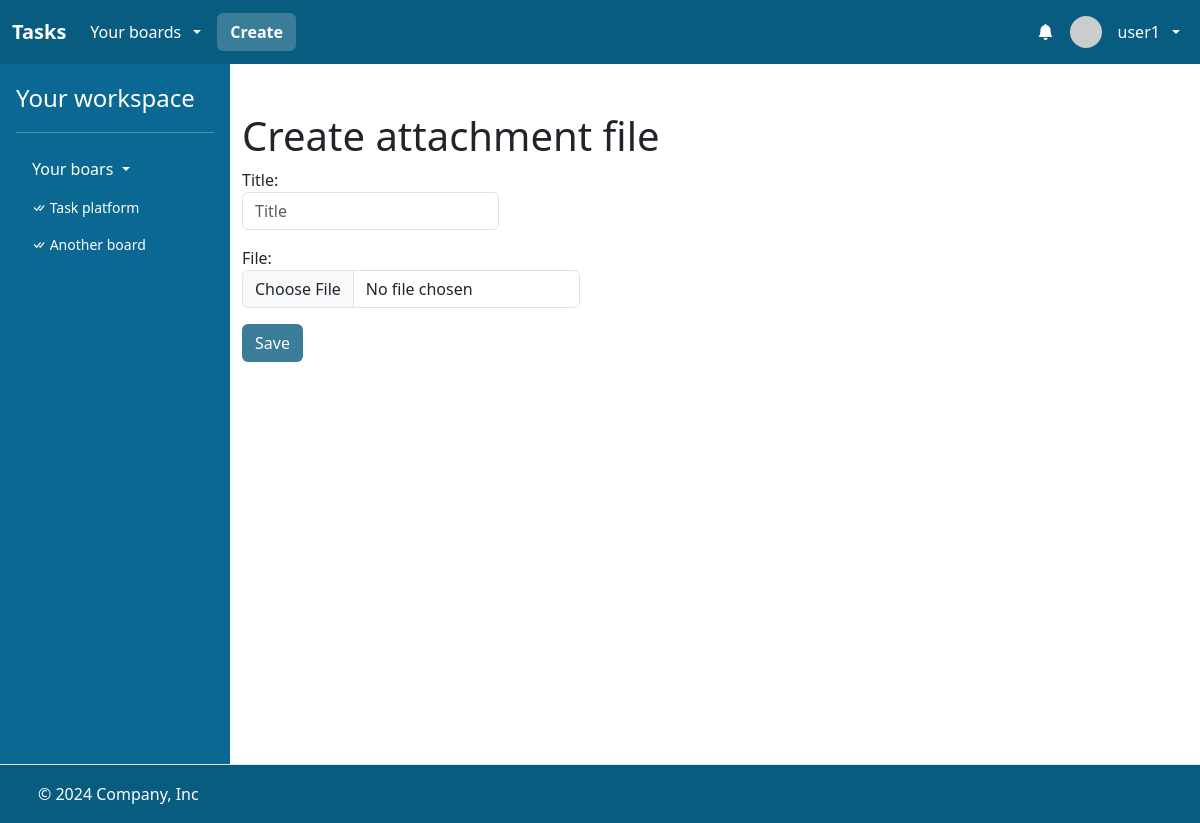
The app's page /cards/223/create_attachment_file_view (signed in) with its own data.
### task/models.py (models this page shows, shortened)
class User(AbstractUser):
    bio = models.CharField(max_length=256)

class Board(models.Model):
    name = models.CharField(max_length=256)
    description = models.CharField(max_length=256)
    members = models.ManyToManyField(User, related_name="boards")
    created_at = models.DateTimeField(auto_now_add=True)

### task/views/card_views.py (the view, shortened to what this page needs)
@login_required
def create_attachment_file_view(request, card_id):
    card = Card.objects.filter(id=card_id).first()
    if card is None:
        return apology(request, "Card does not exist!", 400)
    if request.user not in card.list.board.members.all():
        return apology(request, "Forbidden.", 403)
    form = CreateAttachmentForm(request.POST, request.FILES)
    return render(
        request,
        "task/create_attachment_file.html",
        {
            "card": card,
            "form": CreateAttachmentForm(),
            "boards": request.user.boards.all(),
        },
    )

### task/forms.py
class CreateAttachmentForm(forms.Form):
    template_name = "form_snippet.html"
    title = forms.CharField(
        max_length=256,
        required=False,
        widget=forms.DateTimeInput(
            attrs={"class": "form-control w-auto", "placeholder": "Title"}
        ),
    )
    file = forms.FileField(
        widget=forms.FileInput(attrs={"class": "form-control w-auto"})
    )

### task/templates/task/create_attachment_file.html (shortened to what this page needs)
{% extends "task/layout.html" %}
{% block main %}
    <div class="container">
        <div class="mt-5">
            <h1>Create attachment file</h1>
            <form action="{% url 'create_attachment_file_view' card.id %}" method="POST" enctype="multipart/form-data">
                {{ form }}
                <input class="btn" style="background: #397D99; color: white;" type="submit" value="Save">
            </form>
        </div>
    </div>
{% endblock %}

### task/templates/task/layout.html (shortened to what this page needs)
<!DOCTYPE html>
{% load static %}
{% load humanize %}
<html lang="en">
    <head>
        <link href="https://cdn.jsdelivr.net/npm/bootstrap@5.3.3/dist/css/bootstrap.min.css" rel="stylesheet">
        <link rel="stylesheet" href="https://cdn.jsdelivr.net/npm/bootstrap-icons@1.3.0/font/bootstrap-icons.css">
        <link href="{% static 'styles.css' %}" rel="stylesheet">
    </head>
    <body class="h-100vh">
        <div class="d-flex flex-column h-100">
            <header>
                <nav class="navbar navbar-expand-lg bg-custom-3"  data-bs-theme="dark">
                    <div class="container-fluid">
                      <a class="navbar-brand fw-bold" href="{% url 'index' %}">Tasks</a>
                      <div class="collapse navbar-collapse" id="navbarHeader">
                        <ul class="navbar-nav me-auto mb-2 mb-lg-0 d-flex align-items-center gap-2">
                            {% if user.is_authenticated %}
                                <li class="nav-item dropdown">
                                    <a class="nav-link dropdown-toggle text-white d-flex align-items-center gap-2" href="#" role="button" data-bs-toggle="dropdown" aria-expanded="false">
                                        <span>Your boards</span>
                                    </a>
                                </li>
                                <li class="nav-item">
                                    <a class="btn fw-bold text-white bg-custom-4" href="{% url 'create_board' %}">Create</a>
                                </li>
                          {% endif %}
                        </ul>
                        {% if user.is_authenticated %}
                        <ul class="navbar-nav ms-auto mb-2 mb-lg-0 f-flex align-items-center">
                            <li class="nav-item dropdown">
                                <a class="nav-link text-white d-relative d-flex align-items-center gap-2" href="#" role="button" id="dropdownMenuClickableInside" data-bs-toggle="dropdown" data-bs-auto-close="outside" aria-expanded="false">
                                    <i class="bi bi-bell-fill"></i>
                                </a>
                            </li>
                            <li class="nav-item dropdown">
                                <a class="nav-link dropdown-toggle text-white d-flex align-items-center gap-2" href="#" role="button" data-bs-toggle="dropdown" aria-expanded="false">
                                    <img src="https://i.pravatar.cc/48?u={{ user.id }}" alt="" width="32" height="32" class="rounded-circle me-2">
                                    <span>{{ user.username }}</span>
                                </a>
                            </li>
                        </ul>
                        {% endif %}
                      </div>
                    </div>
                  </nav>
            </header>
            <main class="flex-fill">
                <div class="d-flex flex-nowrap h-100">
                    {% if user.is_authenticated %}
                    <div class="d-none d-lg-flex flex-column flex-shrink-0 p-3 text-white side-menu-container">
                        <a href="{% url 'index' %}" class="text-decoration-none d-flex align-items-center mb-3 mb-md-0 me-md-auto text-white">
                          <span class="fs-4">Your workspace</span>
                        </a>
                        <hr>
                        <ul class="nav nav-pills flex-column mb-auto">
                          <li class="mb-1">
                            <button class="nav-link text-white collapsed dropdown-toggle" data-bs-toggle="collapse" data-bs-target="#home-collapse" aria-expanded="true">
                                Your boars
                            </button>
                            <div class="collapse show " id="home-collapse">
                                <ul class="btn-toggle-nav list-unstyled fw-normal pb-1 small max-height-490 overflow-auto">
                                    {% for board in boards %}
                                    <li>
                                        <a href="{% url 'board' board.id %}" class="nav-link text-white">
                                            <i class="bi bi-check-all"></i>
                                            {{ board.name }}
                                        </a>
                                    </li>
                                    {% endfor %}
                                </ul>
                            </div>
                          </li>
                        </ul>
                    </div>
                    {% endif %}
                    <div class="flex-fill bg-white min-heigt-700 overflow-x-hidden">
                        {% block main %}
                        {% endblock %}
                    </div>
                </div>
            </main>
            <footer class="d-flex flex-wrap justify-content-between align-items-center py-3 border-top bg-custom-3 border-0">
                <div class="col-md-4 d-flex align-items-center">
                  <a href="/" class="mb-3 me-2 mb-md-0 text-body-secondary lh-1">
                    <svg class="bi" width="30" height="24"><use xlink:href="#bootstrap"></use></svg>
                  </a>
                  <span class="mb-3 mb-md-0 text-white">© 2024 Company, Inc</span>
                </div>
                <ul class="nav col-md-4 justify-content-end list-unstyled d-flex">
                  <li class="ms-3"><a class="text-body-secondary" href="#"><svg class="bi" width="24" height="24"><use xlink:href="#twitter"></use></svg></a></li>
                  <li class="ms-3"><a class="text-body-secondary" href="#"><svg class="bi" width="24" height="24"><use xlink:href="#instagram"></use></svg></a></li>
                  <li class="ms-3"><a class="text-body-secondary" href="#"><svg class="bi" width="24" height="24"><use xlink:href="#facebook"></use></svg></a></li>
                </ul>
            </footer>
        </div>
    </body>
</html>

### task/static/styles.css (style rules this page uses)
.bg-custom-3 { background-color: #085c80; }
.bg-custom-4 { background-color: #397d99; }
.h-100 { height: 100%; }
.h-100vh { height: 100vh; }
.side-menu-container { width: 230px; background: #0a6892; }
.max-height-490 { max-height: 490px; }
.min-heigt-700 { min-height: 700px; }
.overflow-x-hidden { overflow-x: hidden; }

### records on screen
User: username "user1"
Board: name "Task platform"
Board: name "Another board"

### other values on screen
{{ field.label_tag }} "Title:" "File:"
